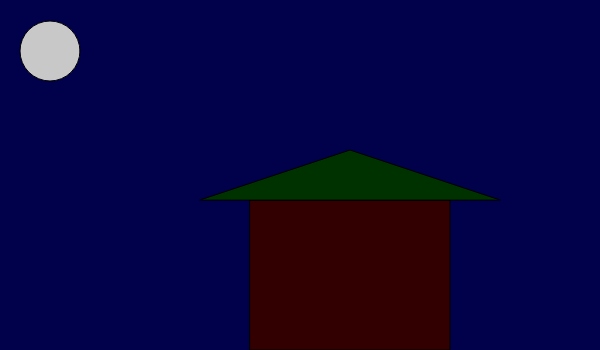
Frame 1 (no input)
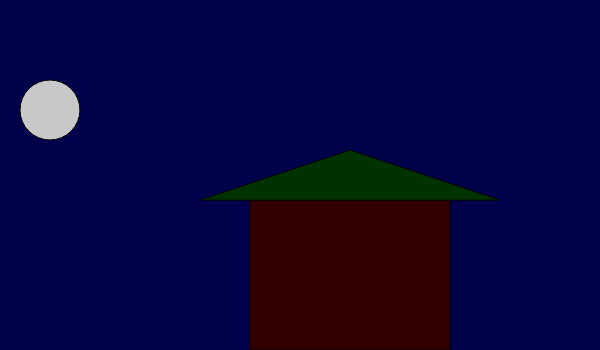
Frame 60 (no input)
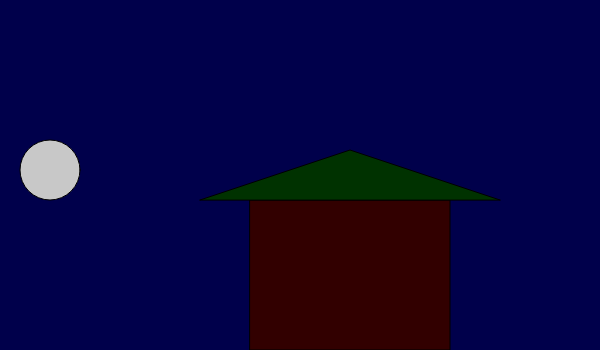
Frame 120 (the mouse pressed at the canvas centre since frame 60)

The p5.js sketch that drew these frames (run headless with seeded random() and noise() and a simulated clock; from frame 60 on, the mouse is pressed at the canvas centre):

// p5.js sketch
// ── sketch.js
var x = 50;
var y = 50;
var speed = 1;
var value = 0
var b;
var c;
var d;
var e;

function setup() {
  createCanvas(600,350)
  b = color(0,0,75);
  c = color(50,0,0);
  d = color(200);
  e = color(0,50,0);
}

function draw() {
	background(b);
	stroke(0);
	
	fill(c);
	rect(250,200,200,150);
 
  fill(e);
  triangle(200,200,350,150,500,200);
  
	if(y >= height-25){
		speed = speed * -1;
		b = color(100,100,255);
		c = color(0,150,0);
		d = color(255,255,0);
		e = color(150,0,0);
	}
  
	if(y <= 25){
		speed = speed * -1;
		b = color(0,0,75);
  	c = color(50,0,0);
  	d = color(200);
  	e = color(0,50,0);
	}
  
  y = y + speed;
  
 	fill(d);
  ellipse(x,y,60,60);
  
}

function keyTyped(){
	if (key === 'f' ){
	speed = 10
	}
	if (key === 's' ){
	speed = 2
	}
}
